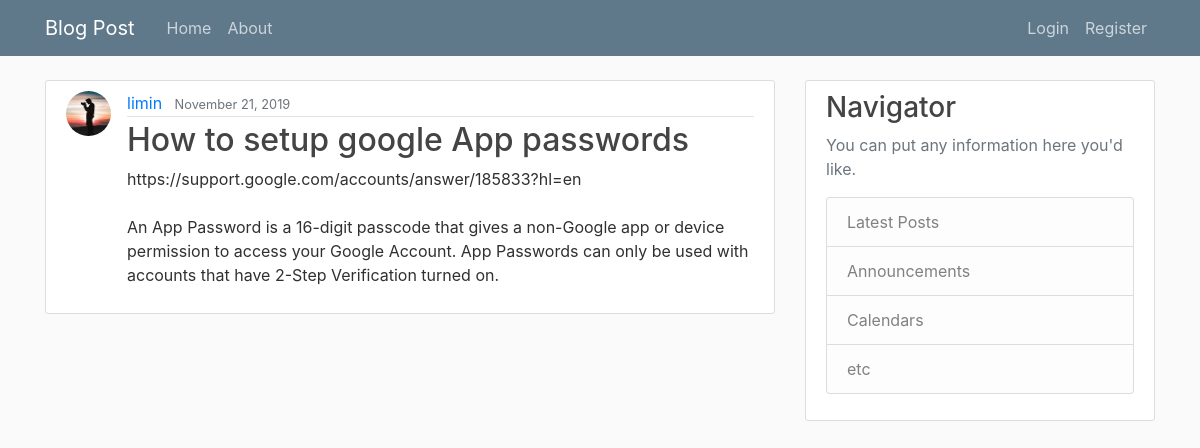
The app's page /post/36/ with its own data.
### blog/models.py (models this page shows, shortened)
class Post(models.Model):
    title = models.CharField(max_length=250)
    context = models.TextField()
    author = models.CharField(max_length=250)
    postdate = models.DateField(default=timezone.now)
    author = models.ForeignKey(User, on_delete=models.CASCADE)

### users/models.py (models this page shows, shortened)
class Profile(models.Model):
    user = models.OneToOneField(User,on_delete=models.CASCADE)
    image = models.ImageField(default='default.jpg', upload_to='profile_pics')

### blog/views.py (the view)
# urls.py: path('post/<int:pk>/', PostDetailView.as_view(), name='post-detail'),
class PostDetailView(DetailView):
    model=Post

### blog/templates/blog/post_detail.html (shortened to what this page needs)
{% extends "blog/base.html" %}
{% block content %}
  <article class="media content-section">
    <img class="rounded-circle article-img" src="{{ object.author.profile.image.url }}">
    <div class="media-body">
      <div class="article-metadata">
        <a class="mr-2" href="#">{{ object.author }}</a>
        <small class="text-muted">{{ object.postdate|date:"F d, Y" }}</small>
      </div>
      <h2 class="article-title">{{ object.title }}</h2>
      <p class="article-content">{{ object.context }}</p>
    </div>
  </article>
{% endblock content %}

### blog/static/blog/main.css (style rules this page uses)
body { background-color:#fafafa; color: #303030; margin-top: 5rem; }
h1, h2, h3, h4, h5, h6 { color: #444444; }
.content-section { background: #ffffff; padding: 10px 20px; border: 1px solid #dddddd; border-radius: 3px; margin-bottom: 20px; }
.article-title { color: #444444; }
.article-content { white-space: pre-line; }
.article-img { height: 45px; width: 45px; margin-right: 16px; }
.article-metadata { padding-bottom: 1px; margin-bottom: 4px; border-bottom: 1px solid #e3e3e3 }

### records on screen
Post: author.profile.image (picture), author "limin", postdate "November 21, 2019", title "How to setup google App passwords", context "https://support.google.com/accounts/answer/185833?hl=en An App Password is a 16-digit passcode that gives a non-Google app or device permission to access your Google Account. App Passwords can only be used with accounts that have 2-Step Verification turned on."
